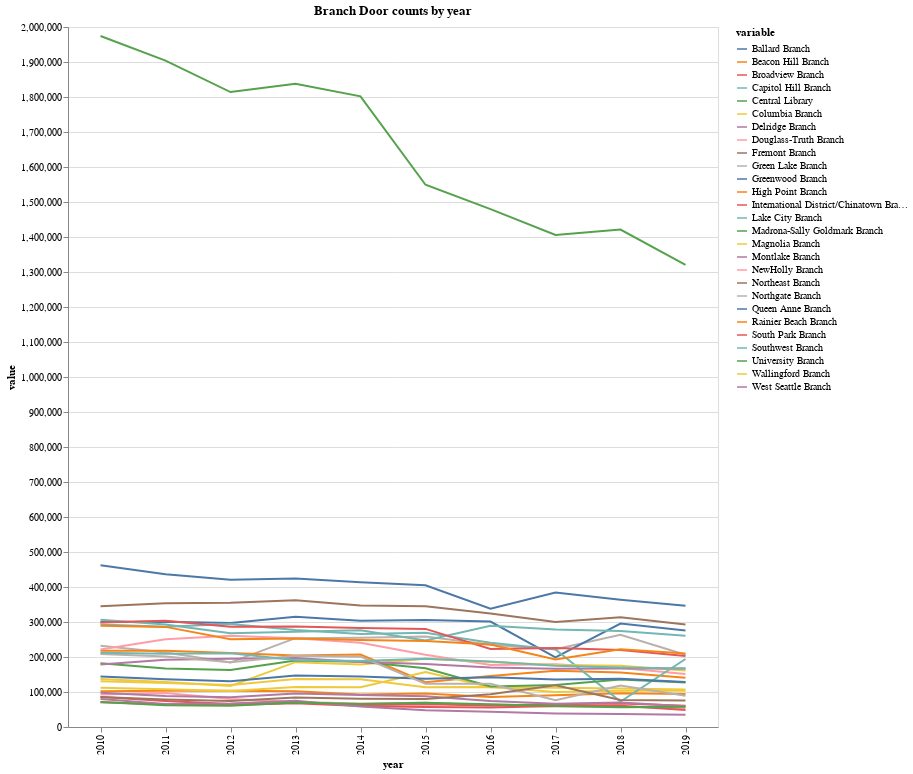

The notebook cell saved with this chart:
### Code cell
branch_traffic

### Figure 1 — Vega-Lite specification as saved in the notebook (floating-point values rounded to 4 significant figures; data arrays with more than 128 entries replaced by an {"elided": "..."} marker saying what was removed)
{"config": {"view": {"continuousWidth": 400, "continuousHeight": 300}}, "data": {"name": "data-0fed4bd54285e118e904544f222e2b62"}, "mark": "line", "encoding": {"color": {"type": "nominal", "field": "variable"}, "tooltip": [{"type": "nominal", "field": "variable", "title": "Branch: "}], "x": {"type": "nominal", "field": "year"}, "y": {"type": "quantitative", "field": "value"}}, "height": 700, "title": "Branch Door counts by year", "width": 650, "$schema": "https://vega.github.io/schema/vega-lite/v4.8.1.json", "datasets": {"data-0fed4bd54285e118e904544f222e2b62": {"elided": "270 records"}}}
